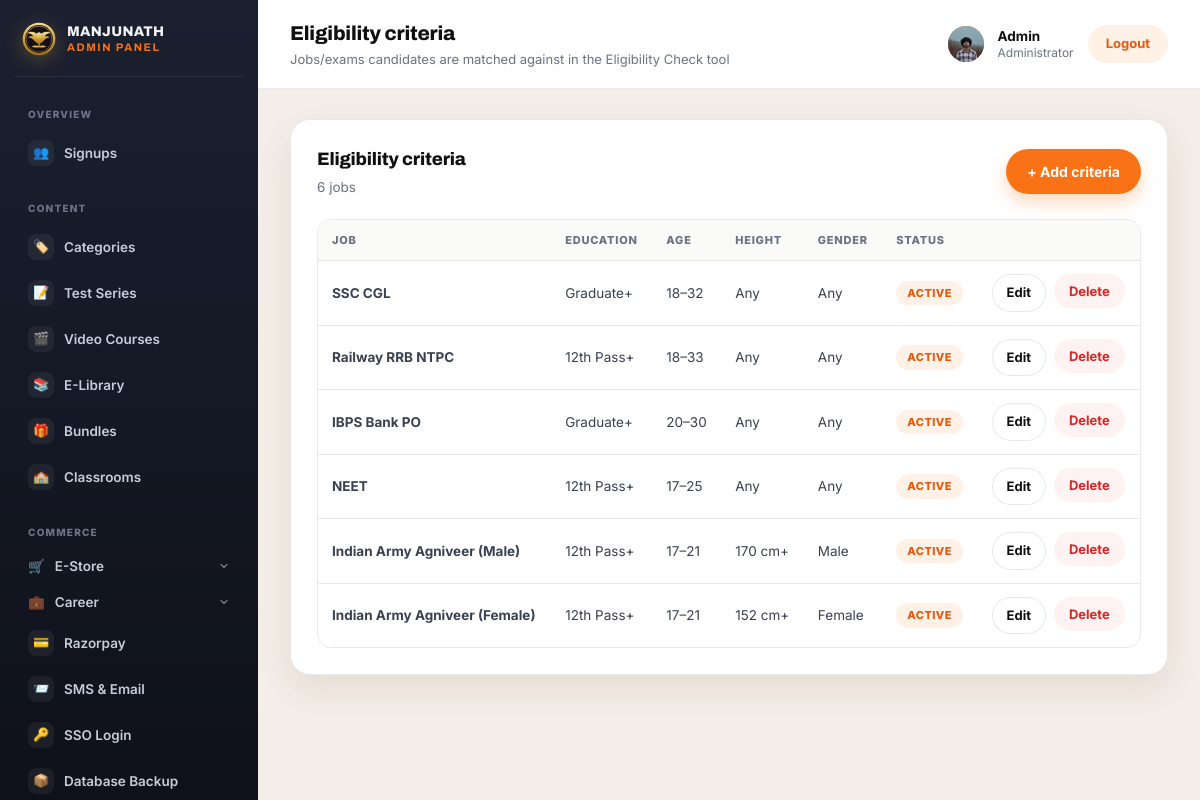
/panel/eligibility/criteria/ (signed in), run on the app's committed database.
### myapp/models.py (models this page shows, shortened)
class CustomUser(AbstractBaseUser, PermissionsMixin):
    GENDER_CHOICES = [
        ('male', 'Male'),
        ('female', 'Female'),
        ('other', 'Other'),
    ]
    name = models.CharField(max_length=150)
    email = models.EmailField(unique=True)
    number = models.CharField(max_length=15)
    age = models.PositiveIntegerField(null=True, blank=True)
    gender = models.CharField(max_length=10, choices=GENDER_CHOICES, blank=True)
    state = models.CharField(max_length=100, blank=True)
    city = models.CharField(max_length=100, blank=True)
    profile_picture = models.ImageField(upload_to='profile_pictures/', blank=True, null=True)
    is_active = models.BooleanField(default=True)
    is_staff = models.BooleanField(default=False)
    date_joined = models.DateTimeField(auto_now_add=True)
    objects = CustomUserManager()
    USERNAME_FIELD = 'email'
    REQUIRED_FIELDS = ['name', 'number']

class EligibilityCriteria(models.Model):
    EDU_10TH = '10th'
    EDU_12TH = '12th'
    EDU_GRADUATE = 'graduate'
    EDU_POST_GRADUATE = 'post_graduate'
    EDUCATION_CHOICES = [
        (EDU_10TH, '10th Pass'),
        (EDU_12TH, '12th Pass'),
        (EDU_GRADUATE, 'Graduate'),
        (EDU_POST_GRADUATE, 'Post Graduate'),
    ]
    GENDER_CHOICES = [('any', 'Any'), ('male', 'Male'), ('female', 'Female')]
    MARITAL_CHOICES = [('any', 'Any'), ('unmarried_only', 'Unmarried Only')]
    job_name = models.CharField(max_length=150)
    min_education = models.CharField(max_length=15, choices=EDUCATION_CHOICES, default=EDU_10TH)
    min_age = models.PositiveIntegerField(null=True, blank=True)
    max_age = models.PositiveIntegerField(null=True, blank=True)
    min_height_cm = models.PositiveIntegerField(null=True, blank=True, help_text='Leave blank if height does not matter')
    allowed_gender = models.CharField(max_length=10, choices=GENDER_CHOICES, default='any')
    marital_status = models.CharField(max_length=20, choices=MARITAL_CHOICES, default='any')
    allowed_states = models.CharField(max_length=500, blank=True, help_text='Comma-separated states this job is open to. Leave blank to allow every state.')
    description = models.TextField(blank=True)
    order = models.PositiveIntegerField(default=0)
    is_active = models.BooleanField(default=True)
    class Meta:
        ordering = ['order', 'job_name']
        verbose_name_plural = 'Eligibility criteria'

### myapp/views.py (the view)
# urls.py: path('panel/eligibility/criteria/', views.panel_eligibility_criteria_list, name='panel_eligibility_criteria_list'),
@login_required(login_url='login')
@user_passes_test(_is_staff, login_url='login')
def panel_eligibility_criteria_list(request):
    criteria = EligibilityCriteria.objects.all()
    return render(request, 'myapp/panel/eligibility_criteria_list.html', {'criteria': criteria})

### myapp/context_processors.py (called while the page is built)
def site_settings(request):
    return {
        'site_settings': SiteSettings.load(),
        'top_notifications': Notification.objects.filter(is_active=True),
        'chatbot_settings': ChatbotSettings.load(),
        'chatbot_questions': ChatbotQuestion.objects.filter(is_active=True),
        'hero': HeroSection.load(),
        'daily_current_card': DailyUpdateCard.load(DailyUpdateCard.CURRENT_AFFAIRS),
        'daily_news_card': DailyUpdateCard.load(DailyUpdateCard.DAILY_NEWS),
        'pwa_settings': PWASettings.load(),
        'sso_settings': SSOSettings.load(),
    }

### myapp/models.py (called while the page is built)
    @classmethod
    def load(cls):
        obj, _ = cls.objects.get_or_create(pk=1)
        return obj

    @classmethod
    def load(cls):
        obj, _ = cls.objects.get_or_create(pk=1)
        return obj

    @classmethod
    def load(cls):
        obj, _ = cls.objects.get_or_create(pk=1)
        return obj

    @classmethod
    def load(cls, key):
        obj, _ = cls.objects.get_or_create(key=key, defaults={'key': key, **cls.DEFAULTS[key]})
        return obj

    @classmethod
    def load(cls):
        obj, _ = cls.objects.get_or_create(pk=1)
        return obj

    @classmethod
    def load(cls):
        obj, _ = cls.objects.get_or_create(pk=1)
        return obj

### myapp/views.py (called while the page is built)
def _is_staff(user):
    return user.is_authenticated and user.is_staff

### myapp/templates/myapp/panel/eligibility_criteria_list.html (shortened to what this page needs)
{% extends "myapp/panel/base.html" %}
{% block page_title %}Eligibility criteria{% endblock %}
{% block page_sub %}Jobs/exams candidates are matched against in the Eligibility Check tool{% endblock %}
{% block content %}
<div class="panel-card">
  <div class="panel-card-head">
    <div>
      <h2>Eligibility criteria</h2>
      <p>{{ criteria|length }} job{{ criteria|length|pluralize }}</p>
    </div>
    <a class="btn btn-primary" href="{% url 'panel_eligibility_criteria_add' %}">+ Add criteria</a>
  </div>
  {% if criteria %}
    <div class="panel-table-wrap">
      <table class="panel-table">
        <thead>
          <tr>
            <th>Job</th>
            <th>Education</th>
            <th>Age</th>
            <th>Height</th>
            <th>Gender</th>
            <th>Status</th>
            <th></th>
          </tr>
        </thead>
        <tbody>
          {% for c in criteria %}
          <tr>
            <td class="panel-row-name">{{ c.job_name }}</td>
            <td>{{ c.get_min_education_display }}+</td>
            <td>{% if c.min_age or c.max_age %}{{ c.min_age|default:"—" }}–{{ c.max_age|default:"—" }}{% else %}Any{% endif %}</td>
            <td>{{ c.min_height_cm|default:"Any" }}{% if c.min_height_cm %} cm+{% endif %}</td>
            <td>{{ c.get_allowed_gender_display }}</td>
            <td>{% if c.is_active %}<span class="panel-badge">Active</span>{% else %}<span class="panel-badge panel-badge-muted">Hidden</span>{% endif %}</td>
            <td>
              <div class="gallery-actions">
                <a class="btn btn-ghost btn-sm" href="{% url 'panel_eligibility_criteria_edit' c.pk %}">Edit</a>
                <form method="post" action="{% url 'panel_eligibility_criteria_delete' c.pk %}" onsubmit="return confirm('Delete this criteria?');">
                  <button type="submit" class="btn btn-danger btn-sm">Delete</button>
                </form>
              </div>
            </td>
          </tr>
          {% endfor %}
        </tbody>
      </table>
    </div>
  {% else %}
    <p class="panel-empty"><span class="panel-empty-ico">🎯</span>No eligibility criteria yet.</p>
  {% endif %}
</div>
{% endblock %}

### myapp/templates/myapp/panel/base.html (shortened to what this page needs)
<!DOCTYPE html>
<html lang="en">
<head>
</head>
<body>
<div class="panel-shell">
  <aside class="panel-sidebar" id="panelSidebar">
    <div class="panel-brand">
      <span class="panel-crest" aria-hidden="true">
      </span>
      <span class="panel-brand-text"><span>MANJUNATH</span><span>Admin Panel</span></span>
    </div>
    <nav class="panel-nav">
      <p class="panel-nav-label">Overview</p>
      <a class="{% block nav_signups %}{% endblock %}" href="{% url 'panel_signups' %}">
        <span class="panel-nav-ico">👥</span> Signups
      </a>
      <p class="panel-nav-label">Content</p>
      <a class="{% block nav_categories %}{% endblock %}" href="{% url 'panel_category_list' %}">
        <span class="panel-nav-ico">🏷️</span> Categories
      </a>
      <a class="{% if course_type == 'test_series' %}is-active{% endif %}" href="{% url 'panel_course_list' 'test_series' %}">
        <span class="panel-nav-ico">📝</span> Test Series
      </a>
      <a class="{% if course_type == 'video_course' %}is-active{% endif %}" href="{% url 'panel_course_list' 'video_course' %}">
        <span class="panel-nav-ico">🎬</span> Video Courses
      </a>
      <a class="{% if course_type == 'elibrary' %}is-active{% endif %}" href="{% url 'panel_course_list' 'elibrary' %}">
        <span class="panel-nav-ico">📚</span> E-Library
      </a>
      <a class="{% block nav_bundles %}{% endblock %}" href="{% url 'panel_bundle_list' %}">
        <span class="panel-nav-ico">🎁</span> Bundles
      </a>
      <a class="{% block nav_classrooms %}{% endblock %}" href="{% url 'panel_classroom_list' %}">
        <span class="panel-nav-ico">🏫</span> Classrooms
      </a>
      <p class="panel-nav-label">Commerce</p>
      <div class="panel-nav-group {% block nav_store_open %}{% endblock %}">
        <button type="button" class="panel-nav-group-toggle {% block nav_store %}{% endblock %}">
          <span class="panel-nav-ico">🛒</span> E-Store
          <svg class="panel-nav-group-caret" viewBox="0 0 24 24" width="12" height="12" aria-hidden="true"><path d="m6 9 6 6 6-6" fill="none" stroke="currentColor" stroke-width="2.2" stroke-linecap="round" stroke-linejoin="round"/></svg>
        </button>
      </div>
      <div class="panel-nav-group {% block nav_career_open %}{% endblock %}">
        <button type="button" class="panel-nav-group-toggle {% block nav_career %}{% endblock %}">
          <span class="panel-nav-ico">💼</span> Career
          <svg class="panel-nav-group-caret" viewBox="0 0 24 24" width="12" height="12" aria-hidden="true"><path d="m6 9 6 6 6-6" fill="none" stroke="currentColor" stroke-width="2.2" stroke-linecap="round" stroke-linejoin="round"/></svg>
        </button>
      </div>
      <a class="{% block nav_razorpay %}{% endblock %}" href="{% url 'panel_razorpay_settings' %}">
        <span class="panel-nav-ico">💳</span> Razorpay
      </a>
      <a class="{% block nav_sms_email %}{% endblock %}" href="{% url 'panel_notification_provider_settings' %}">
        <span class="panel-nav-ico">📨</span> SMS &amp; Email
      </a>
      <a class="{% block nav_sso %}{% endblock %}" href="{% url 'panel_sso_settings' %}">
        <span class="panel-nav-ico">🔑</span> SSO Login
      </a>
      <a class="{% block nav_dropbox %}{% endblock %}" href="{% url 'panel_dropbox_settings' %}">
        <span class="panel-nav-ico">📦</span> Database Backup
      </a>
    </nav>
  </aside>
  <div class="panel-main">
    <header class="panel-topbar">
      <div class="panel-topbar-left">
        <div id="panelPageTitle">
          <h1>{% block page_title %}Admin Panel{% endblock %}</h1>
          <p class="panel-topbar-sub">{% block page_sub %}{% endblock %}</p>
        </div>
      </div>
      <div class="panel-user">
        {% if user.profile_picture %}
          <img class="panel-user-avatar" src="{{ user.profile_picture.url }}" alt="">
        {% else %}
          <span class="panel-user-avatar">{{ user.name|default:user.email|first|upper }}</span>
        {% endif %}
        <span class="panel-user-info">
          <strong>{{ user.name|default:user.email }}</strong>
          <span>Administrator</span>
        </span>
        <a class="panel-logout" href="{% url 'logout' %}">Logout</a>
      </div>
    </header>
    <main class="panel-content" id="panelContent">
      {% block content %}{% endblock %}
    </main>
  </div>
</div>
</body>
</html>

### data on the page
CustomUser: profile_picture (picture), name "Admin"
EligibilityCriteria: job_name "SSC CGL", min_education "Graduate", min_age "18", max_age "32", min_height_cm "Any", allowed_gender "Any", is_active "ACTIVE"
EligibilityCriteria: job_name "Railway RRB NTPC", min_education "12th Pass", min_age "18", max_age "33", min_height_cm "Any", allowed_gender "Any", is_active "ACTIVE"
EligibilityCriteria: job_name "IBPS Bank PO", min_education "Graduate", min_age "20", max_age "30", min_height_cm "Any", allowed_gender "Any", is_active "ACTIVE"
EligibilityCriteria: job_name "NEET", min_education "12th Pass", min_age "17", max_age "25", min_height_cm "Any", allowed_gender "Any", is_active "ACTIVE"
EligibilityCriteria: job_name "Indian Army Agniveer (Male)", min_education "12th Pass", min_age "17", max_age "21", min_height_cm "170", shows "cm+", allowed_gender "Male", is_active "ACTIVE"
EligibilityCriteria: job_name "Indian Army Agniveer (Female)", min_education "12th Pass", min_age "17", max_age "21", min_height_cm "152", shows "cm+", allowed_gender "Female", is_active "ACTIVE"

### other printed values
{{ criteria|length }} "6"
